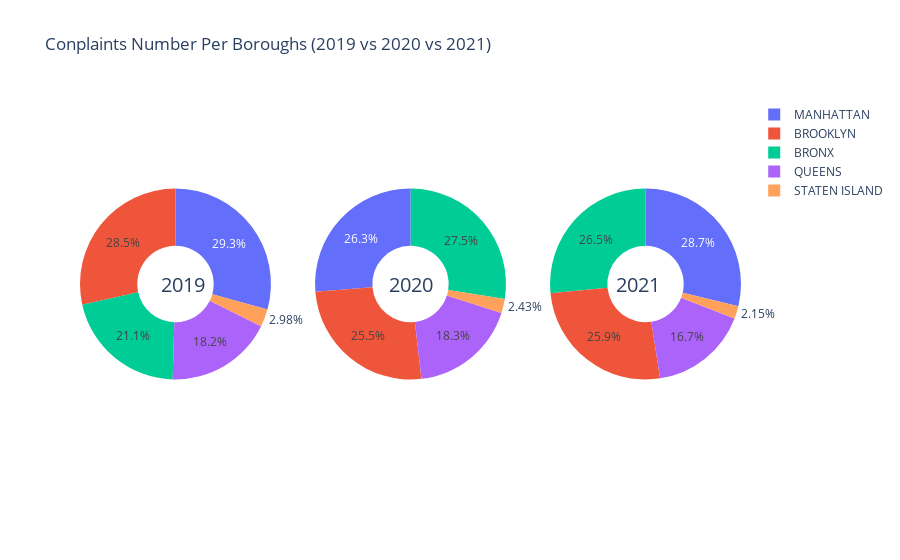

Here is the notebook cell this chart was saved with:
### Code cell
import plotly.graph_objects as go
from plotly.subplots import make_subplots
labels = noise_data_Borough_19['Borough']
fig = make_subplots(rows=1, cols=3, specs=[[{'type':'domain'}, {'type':'domain'},{'type':'domain'}]])
fig.add_trace(go.Pie(labels=labels, values=noise_data_Borough_19['Number'], name="2019"),
              1, 1)
fig.add_trace(go.Pie(labels=labels, values=noise_data_Borough_20['Number'], name="2020"),
              1, 2)
fig.add_trace(go.Pie(labels=labels, values=noise_data_Borough_21['Number'], name="2021"),
              1, 3)
# Use `hole` to create a donut-like pie chart
fig.update_traces(hole=.4, hoverinfo="label+percent+name")
fig.update_layout(
    title_text="Conplaints Number Per Boroughs (2019 vs 2020 vs 2021)",
    # Add annotations in the center of the donut pies.
    annotations=[dict(text='2019', x=0.12, y=0.5, font_size=20, showarrow=False),
                 dict(text='2020', x=0.5, y=0.5, font_size=20, showarrow=False),
                 dict(text='2021', x=0.88, y=0.5, font_size=20, showarrow=False),
                 ])
fig.show()

### Figure 1 — Plotly figure (JSON) as saved in the notebook; plotly's stock layout.template omitted (floating-point values rounded to 4 significant figures)
{"data": [{"domain": {"x": [0, 0.2889], "y": [0, 1]}, "hole": 0.4, "hoverinfo": "label+percent+name", "labels": ["BRONX", "BROOKLYN", "MANHATTAN", "QUEENS", "STATEN ISLAND"], "name": "2019", "type": "pie", "values": [45198, 61106, 62901, 39037, 6387]}, {"domain": {"x": [0.3556, 0.6444], "y": [0, 1]}, "hole": 0.4, "hoverinfo": "label+percent+name", "labels": ["BRONX", "BROOKLYN", "MANHATTAN", "QUEENS", "STATEN ISLAND"], "name": "2020", "type": "pie", "values": [106702, 99045, 102135, 70843, 9421]}, {"domain": {"x": [0.7111, 1], "y": [0, 1]}, "hole": 0.4, "hoverinfo": "label+percent+name", "labels": ["BRONX", "BROOKLYN", "MANHATTAN", "QUEENS", "STATEN ISLAND"], "name": "2021", "type": "pie", "values": [105156, 102672, 113858, 66175, 8520]}], "layout": {"annotations": [{"font": {"size": 20}, "showarrow": false, "text": "2019", "x": 0.12, "y": 0.5}, {"font": {"size": 20}, "showarrow": false, "text": "2020", "x": 0.5, "y": 0.5}, {"font": {"size": 20}, "showarrow": false, "text": "2021", "x": 0.88, "y": 0.5}], "autosize": true, "title": {"text": "Conplaints Number Per Boroughs (2019 vs 2020 vs 2021)"}}}
